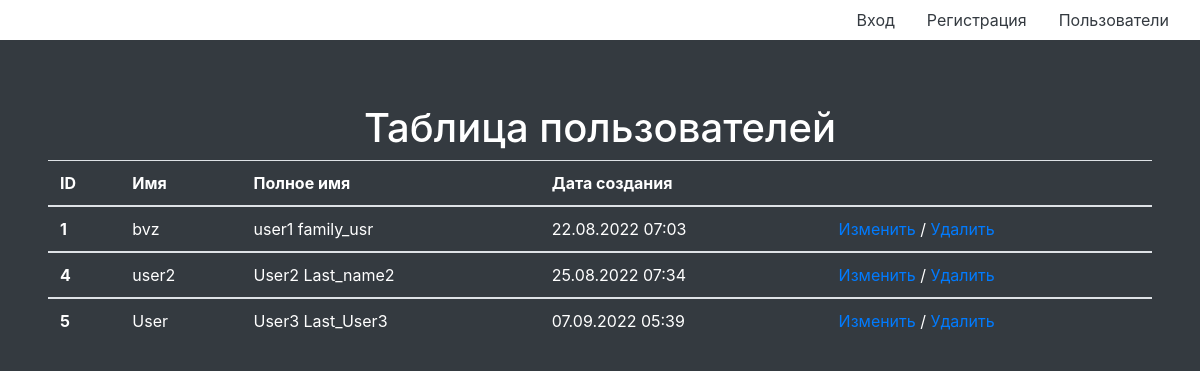
/users/, run on the app's committed database.
### task_manager/app_users/models.py (models this page shows, shortened)
class ApplicationUsers(AbstractUser):
    class Meta:
        verbose_name = 'ApplicationUser'
        verbose_name_plural = 'ApplicationUsers'

### task_manager/app_users/views.py (the view)
# urls.py: path('', ListOfUsers.as_view(), name='users'),
class ListOfUsers(ListView):
    model = ApplicationUsers
    template_name = PATHS_TO_TEMPLATES['users']
    context_object_name = 'application_users'

### task_manager/templates/users/users.html (shortened to what this page needs)
{% extends 'site_header.html' %}
{% load i18n %}
{% block content %}
  <main role="main" class="py-3">
    <h1 class="cover-heading">Таблица пользователей</h1>
    <table class="table thead-dark text-white">
      <thead>
        <tr>
          <th scope="col">ID</th>
          <th scope="col">{% trans 'Имя' %}</th>
          <th scope="col">{% trans 'Полное имя' %}</th>
          <th scope="col">{% trans 'Дата создания' %}</th>
          <th scope="col"></th>
        </tr>
      </thead>
      {% for user in application_users %}
        <tbody>
          <tr>
            <th scope="row">{{ user.id }}</th>
            <td>{{ user.username }}</td>
            <td>{{ user.first_name}} {{ user.last_name }}</td>
            <td>{{ user.date_joined|date:"d.m.Y H:i" }}</td>
            <td>
              <a class="text-decoration-none" href="{% url 'update_user' user.id %}">{% trans 'Изменить' %}</a>
              <a>/</a>
              <a class="text-decoration-none" href="{% url 'delete_user' user.id %}">{% trans 'Удалить' %}</a>
            </td>
          </tr>
        </tbody>
      {% endfor %}
    </table>
  </main>
{% endblock %}

### data on the page
ApplicationUsers: id "1", username "bvz", first_name "user1", last_name "family_usr", date_joined "22.08.2022 07:03"
ApplicationUsers: id "4", username "user2", first_name "User2", last_name "Last_name2", date_joined "25.08.2022 07:34"
ApplicationUsers: id "5", username "User", first_name "User3", last_name "Last_User3", date_joined "07.09.2022 05:39"
